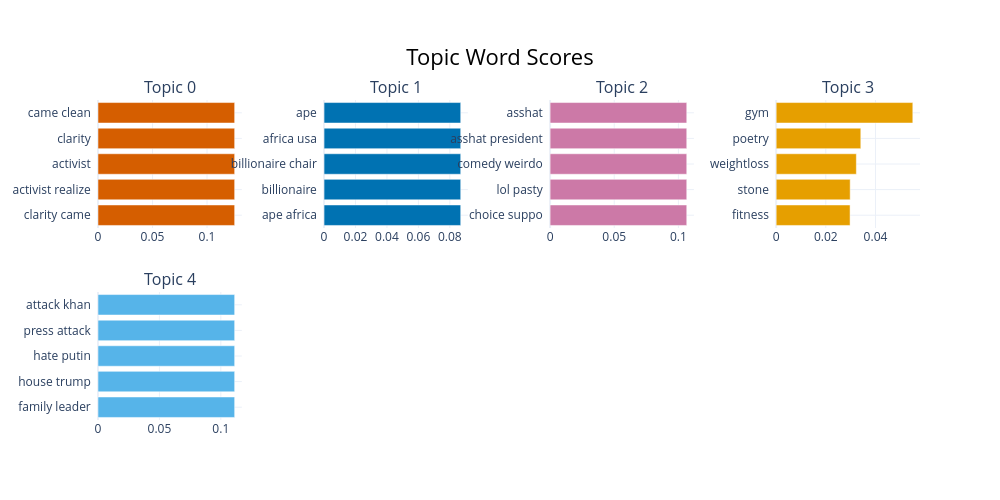

Notebook source saved alongside this figure:
### Markdown cell above
#### 5.2.6 Visualise Terms

### Code cell
topic_model.visualize_barchart(top_n_topics=5)

### Figure 1 — Plotly figure (JSON) as saved in the notebook; plotly's stock layout.template omitted (floating-point values rounded to 4 significant figures)
{"data": [{"marker": {"color": "#D55E00"}, "orientation": "h", "x": [0.1254, 0.1254, 0.1254, 0.1254, 0.1254], "y": ["clarity came  ", "activist realize  ", "activist  ", "clarity  ", "came clean  "], "type": "bar", "xaxis": "x", "yaxis": "y"}, {"marker": {"color": "#0072B2"}, "orientation": "h", "x": [0.08692, 0.08692, 0.08692, 0.08692, 0.08692], "y": ["ape africa  ", "billionaire  ", "billionaire chair  ", "africa usa  ", "ape  "], "type": "bar", "xaxis": "x2", "yaxis": "y2"}, {"marker": {"color": "#CC79A7"}, "orientation": "h", "x": [0.1065, 0.1065, 0.1065, 0.1065, 0.1065], "y": ["choice suppo  ", "lol pasty  ", "comedy weirdo  ", "asshat president  ", "asshat  "], "type": "bar", "xaxis": "x3", "yaxis": "y3"}, {"marker": {"color": "#E69F00"}, "orientation": "h", "x": [0.02977, 0.02981, 0.0323, 0.03409, 0.05504], "y": ["fitness  ", "stone  ", "weightloss  ", "poetry  ", "gym  "], "type": "bar", "xaxis": "x4", "yaxis": "y4"}, {"marker": {"color": "#56B4E9"}, "orientation": "h", "x": [0.1113, 0.1113, 0.1113, 0.1113, 0.1113], "y": ["family leader  ", "house trump  ", "hate putin  ", "press attack  ", "attack khan  "], "type": "bar", "xaxis": "x5", "yaxis": "y5"}], "layout": {"xaxis": {"anchor": "y", "domain": [0.0, 0.175], "showgrid": true}, "yaxis": {"anchor": "x", "domain": [0.6, 1.0], "showgrid": true}, "xaxis2": {"anchor": "y2", "domain": [0.275, 0.45], "showgrid": true}, "yaxis2": {"anchor": "x2", "domain": [0.6, 1.0], "showgrid": true}, "xaxis3": {"anchor": "y3", "domain": [0.55, 0.725], "showgrid": true}, "yaxis3": {"anchor": "x3", "domain": [0.6, 1.0], "showgrid": true}, "xaxis4": {"anchor": "y4", "domain": [0.825, 1.0], "showgrid": true}, "yaxis4": {"anchor": "x4", "domain": [0.6, 1.0], "showgrid": true}, "xaxis5": {"anchor": "y5", "domain": [0.0, 0.175], "showgrid": true}, "yaxis5": {"anchor": "x5", "domain": [0.0, 0.4], "showgrid": true}, "xaxis6": {"anchor": "y6", "domain": [0.275, 0.45], "showgrid": true}, "yaxis6": {"anchor": "x6", "domain": [0.0, 0.4], "showgrid": true}, "xaxis7": {"anchor": "y7", "domain": [0.55, 0.725], "showgrid": true}, "yaxis7": {"anchor": "x7", "domain": [0.0, 0.4], "showgrid": true}, "xaxis8": {"anchor": "y8", "domain": [0.825, 1.0], "showgrid": true}, "yaxis8": {"anchor": "x8", "domain": [0.0, 0.4], "showgrid": true}, "annotations": [{"font": {"size": 16}, "showarrow": false, "text": "Topic 0", "x": 0.0875, "xanchor": "center", "xref": "paper", "y": 1.0, "yanchor": "bottom", "yref": "paper"}, {"font": {"size": 16}, "showarrow": false, "text": "Topic 1", "x": 0.3625, "xanchor": "center", "xref": "paper", "y": 1.0, "yanchor": "bottom", "yref": "paper"}, {"font": {"size": 16}, "showarrow": false, "text": "Topic 2", "x": 0.6375, "xanchor": "center", "xref": "paper", "y": 1.0, "yanchor": "bottom", "yref": "paper"}, {"font": {"size": 16}, "showarrow": false, "text": "Topic 3", "x": 0.9125, "xanchor": "center", "xref": "paper", "y": 1.0, "yanchor": "bottom", "yref": "paper"}, {"font": {"size": 16}, "showarrow": false, "text": "Topic 4", "x": 0.0875, "xanchor": "center", "xref": "paper", "y": 0.4, "yanchor": "bottom", "yref": "paper"}], "title": {"font": {"size": 22, "color": "Black"}, "text": "Topic Word Scores", "x": 0.5, "xanchor": "center", "yanchor": "top"}, "hoverlabel": {"font": {"size": 16, "family": "Rockwell"}, "bgcolor": "white"}, "showlegend": false, "width": 1000, "height": 500}}
